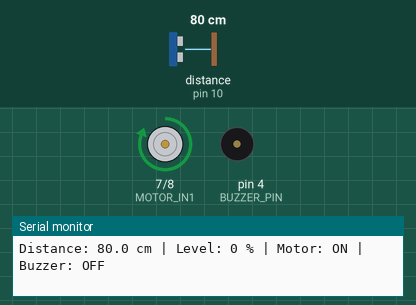
A sketch run on a simulated Arduino Uno, built with avr-gcc and run on an emulated ATmega328P. Shown: motor-driver pin pairs drawn as motors (green arrow = first pin HIGH = forward, orange = second pin HIGH = backward, longer = more drive, scaled by the enable pin), buzzer (waves = sounding, pin HIGH), the last lines printed to the serial monitor. Wiring (inferred from the names in the program): ultrasonic range finder: trigger pin 9; echo pin 10. The inputs (shaded band) are chosen by the test bench; at power-on: distance to the obstacle (sensor on pin 10) 80 cm. The echo pulse lasts 58.3 µs per cm; pins used as bus, display or sensor lines are not drawn.

Above: at 1.2 s.
1.3 s: distance to the obstacle (sensor on pin 10) set to 4 cm
2.8 s: distance to the obstacle (sensor on pin 10) set to 2 cm
At 4.3 s:
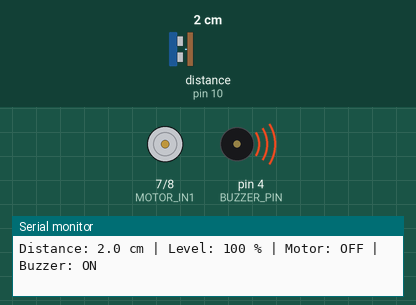
4.6 s: distance to the obstacle (sensor on pin 10) set to 4 cm
6.1 s: distance to the obstacle (sensor on pin 10) set to 7 cm
At 7.4 s:
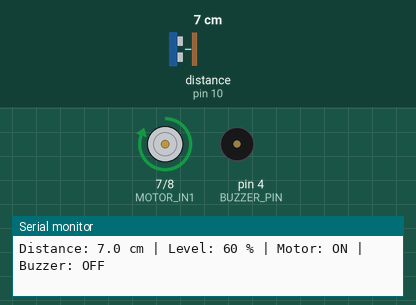
Timing chart, 0 to 8.9 s (numbered marks = the images above; inputs shaded):
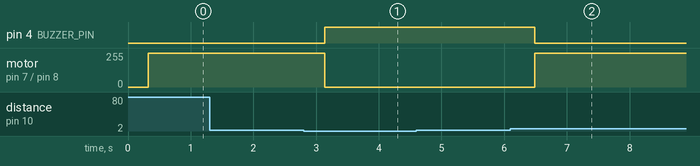

Measured:
- the behaviour switches between 3 and 2 cm on distance to the obstacle (sensor on pin 10) (found by bisection; images 0 and 1)
- the behaviour switches between 5 and 6 cm on distance to the obstacle (sensor on pin 10) (found by bisection; images 1 and 2)
- after the input at 2.8 s, pin 4 (BUZZER_PIN): LOW → HIGH after 0.33 s; motor on pin 7 (MOTOR_IN1) / pin 8 (MOTOR_IN2): forward 255/255 → stopped after 0.33 s
- after the input at 6.1 s, pin 4 (BUZZER_PIN): HIGH → LOW after 0.38 s; motor on pin 7 (MOTOR_IN1) / pin 8 (MOTOR_IN2): stopped → forward 255/255 after 0.38 s

The sketch:

smart_water_level_detector.ino
```cpp
/*
  Smart Water Level Detector and Controller
  Arduino Uno + HC-SR04 ultrasonic sensor + motor driver + DC motor (pump) + buzzer

  The ultrasonic sensor is mounted above the tank and measures the distance
  from the sensor to the water surface. As the tank fills, that distance
  gets smaller. The Arduino converts the distance to a water level, switches
  the pump motor through a motor driver, and sounds a buzzer when a limit is
  reached.

  Two operating modes (choose with OPERATING_MODE below):

  FILL_TANK  - the pump moves water INTO the tank.
               Tank full (surface closer than FULL_DISTANCE_CM):
                   motor OFF, buzzer ON  (the tank needs no more water)
               Water drops back by RESTART_MARGIN_CM:
                   motor ON, buzzer OFF

  DRAIN_TANK - the pump moves water OUT of the tank.
               Red zone (surface farther than LOW_DISTANCE_CM):
                   motor OFF, buzzer ON  (water shortage, refill the tank)
               Water refilled by RESTART_MARGIN_CM:
                   motor ON, buzzer OFF

  Each mode uses two thresholds (hysteresis), so the motor does not switch
  on and off rapidly when the water surface ripples around a single limit.

  Distance is calculated from the echo time:
      distance = (echo time x speed of sound) / 2
  The division by 2 is needed because the pulse travels to the water and back.
*/

// ---------- Operating mode ----------
enum OperatingMode { FILL_TANK, DRAIN_TANK };
const OperatingMode OPERATING_MODE = FILL_TANK;

// ---------- Pins ----------
const uint8_t TRIG_PIN   = 9;    // HC-SR04 trigger
const uint8_t ECHO_PIN   = 10;   // HC-SR04 echo
const uint8_t MOTOR_IN1  = 7;    // motor driver input 1
const uint8_t MOTOR_IN2  = 8;    // motor driver input 2
const uint8_t MOTOR_EN   = 5;    // motor driver enable (PWM pin)
const uint8_t BUZZER_PIN = 4;    // active buzzer

// ---------- Tank geometry and thresholds (in cm) ----------
// Distance from the sensor to the bottom of the empty tank.
const float EMPTY_DISTANCE_CM = 13.0;
// Water surface closer than this means the tank is full.
const float FULL_DISTANCE_CM  = 3.0;
// Water surface farther than this means the water level is in the red zone.
const float LOW_DISTANCE_CM   = 10.0;
// How far the level must move back before the motor restarts.
const float RESTART_MARGIN_CM = 3.0;

// ---------- Measurement settings ----------
const float SPEED_OF_SOUND_CM_PER_US = 0.0343;  // about 343 m/s at 20 degrees C
const unsigned long ECHO_TIMEOUT_US  = 12000;   // about 2 m, far more than needed
const uint8_t NUM_SAMPLES            = 5;       // readings per measurement
const uint8_t MIN_VALID_SAMPLES      = 3;       // readings needed for a result
const unsigned long SAMPLE_GAP_MS    = 60;      // pause between pings
const uint8_t MAX_BAD_MEASUREMENTS   = 5;       // stop the motor after this many failures

bool motorOn = false;
bool alarmOn = false;
bool firstReading = true;
uint8_t badMeasurements = 0;

// Send one ultrasonic pulse and return the distance in cm, or -1 if no echo.
float readDistanceOnce() {
  digitalWrite(TRIG_PIN, LOW);
  delayMicroseconds(2);
  digitalWrite(TRIG_PIN, HIGH);
  delayMicroseconds(10);
  digitalWrite(TRIG_PIN, LOW);

  unsigned long echoTime = pulseIn(ECHO_PIN, HIGH, ECHO_TIMEOUT_US);
  if (echoTime == 0) {
    return -1.0;
  }
  return (echoTime * SPEED_OF_SOUND_CM_PER_US) / 2.0;
}

// Take several readings and return the median, which ignores stray values
// caused by ripples or echoes. Returns -1 if too few readings were valid.
float measureDistance() {
  float samples[NUM_SAMPLES];
  uint8_t count = 0;

  for (uint8_t i = 0; i < NUM_SAMPLES; i++) {
    float d = readDistanceOnce();
    if (d > 0) {
      samples[count++] = d;
    }
    delay(SAMPLE_GAP_MS);
  }

  if (count < MIN_VALID_SAMPLES) {
    return -1.0;
  }

  // Simple insertion sort, then take the middle value.
  for (uint8_t i = 1; i < count; i++) {
    float key = samples[i];
    int8_t j = i - 1;
    while (j >= 0 && samples[j] > key) {
      samples[j + 1] = samples[j];
      j--;
    }
    samples[j + 1] = key;
  }
  return samples[count / 2];
}

void setMotor(bool on) {
  if (on) {
    digitalWrite(MOTOR_IN1, HIGH);
    digitalWrite(MOTOR_IN2, LOW);
    analogWrite(MOTOR_EN, 255);
  } else {
    digitalWrite(MOTOR_IN1, LOW);
    digitalWrite(MOTOR_IN2, LOW);
    analogWrite(MOTOR_EN, 0);
  }
}

// Decide the motor and buzzer state from the measured distance.
void updateControl(float distance) {
  if (OPERATING_MODE == FILL_TANK) {
    if (firstReading) {
      alarmOn = (distance <= FULL_DISTANCE_CM);
      motorOn = !alarmOn;
    } else if (distance <= FULL_DISTANCE_CM) {
      motorOn = false;                 // tank full: stop pumping in
      alarmOn = true;
    } else if (distance >= FULL_DISTANCE_CM + RESTART_MARGIN_CM) {
      motorOn = true;                  // level has dropped: pump again
      alarmOn = false;
    }
  } else {
    if (firstReading) {
      alarmOn = (distance >= LOW_DISTANCE_CM);
      motorOn = !alarmOn;
    } else if (distance >= LOW_DISTANCE_CM) {
      motorOn = false;                 // red zone: stop pumping out
      alarmOn = true;
    } else if (distance <= LOW_DISTANCE_CM - RESTART_MARGIN_CM) {
      motorOn = true;                  // tank refilled: pump again
      alarmOn = false;
    }
  }
  firstReading = false;
}

void setup() {
  pinMode(TRIG_PIN, OUTPUT);
  pinMode(ECHO_PIN, INPUT);
  pinMode(MOTOR_IN1, OUTPUT);
  pinMode(MOTOR_IN2, OUTPUT);
  pinMode(MOTOR_EN, OUTPUT);
  pinMode(BUZZER_PIN, OUTPUT);
  setMotor(false);
  digitalWrite(BUZZER_PIN, LOW);

  Serial.begin(9600);
  Serial.println("Smart water level detector ready");
  Serial.println(OPERATING_MODE == FILL_TANK ? "Mode: fill tank" : "Mode: drain tank");
}

void loop() {
  float distance = measureDistance();

  if (distance < 0) {
    // No reliable reading. Stop the motor if this keeps happening.
    badMeasurements++;
    if (badMeasurements >= MAX_BAD_MEASUREMENTS) {
      motorOn = false;
      setMotor(false);
    }
    Serial.println("Sensor error: no valid echo");
    return;
  }
  badMeasurements = 0;

  updateControl(distance);
  setMotor(motorOn);
  digitalWrite(BUZZER_PIN, alarmOn ? HIGH : LOW);

  // Convert the distance to a water level percentage.
  float levelPercent = (EMPTY_DISTANCE_CM - distance) /
                       (EMPTY_DISTANCE_CM - FULL_DISTANCE_CM) * 100.0;
  if (levelPercent < 0) levelPercent = 0;
  if (levelPercent > 100) levelPercent = 100;

  Serial.print("Distance: ");
  Serial.print(distance, 1);
  Serial.print(" cm | Level: ");
  Serial.print(levelPercent, 0);
  Serial.print(" % | Motor: ");
  Serial.print(motorOn ? "ON" : "OFF");
  Serial.print(" | Buzzer: ");
  Serial.println(alarmOn ? "ON" : "OFF");
}
```
